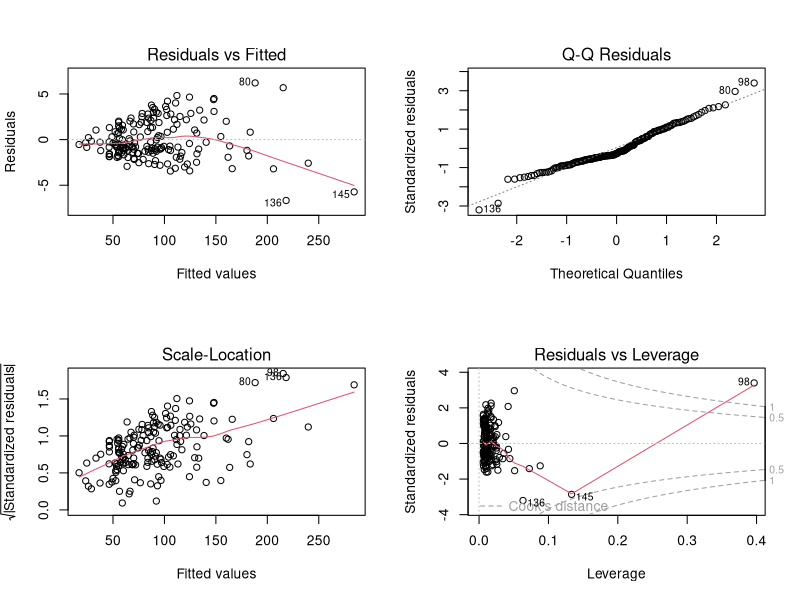
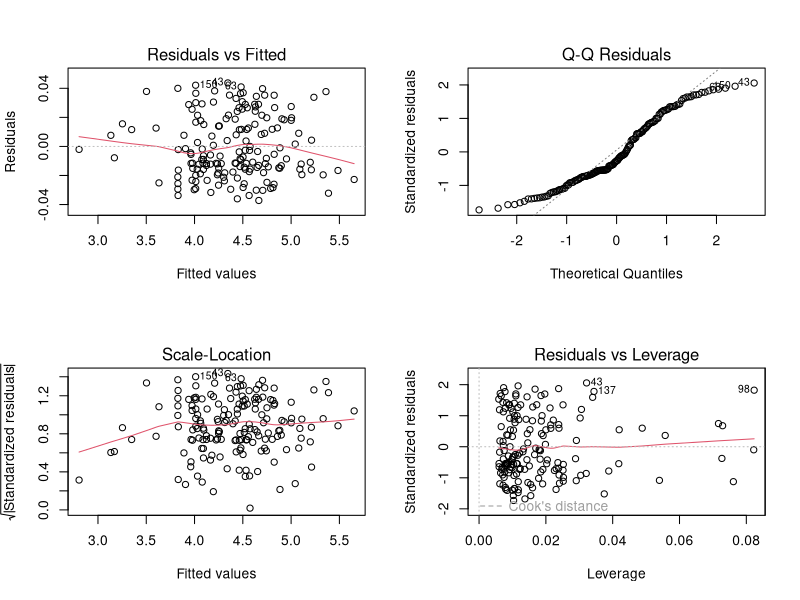
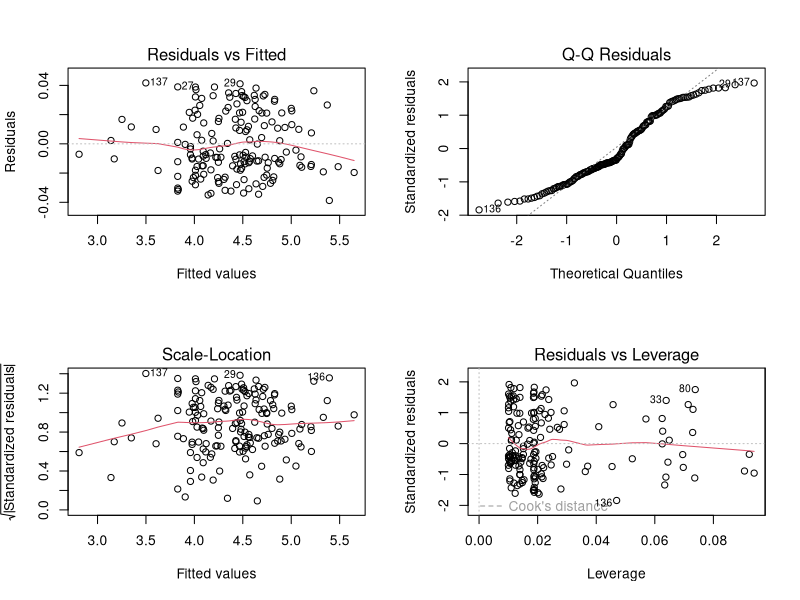
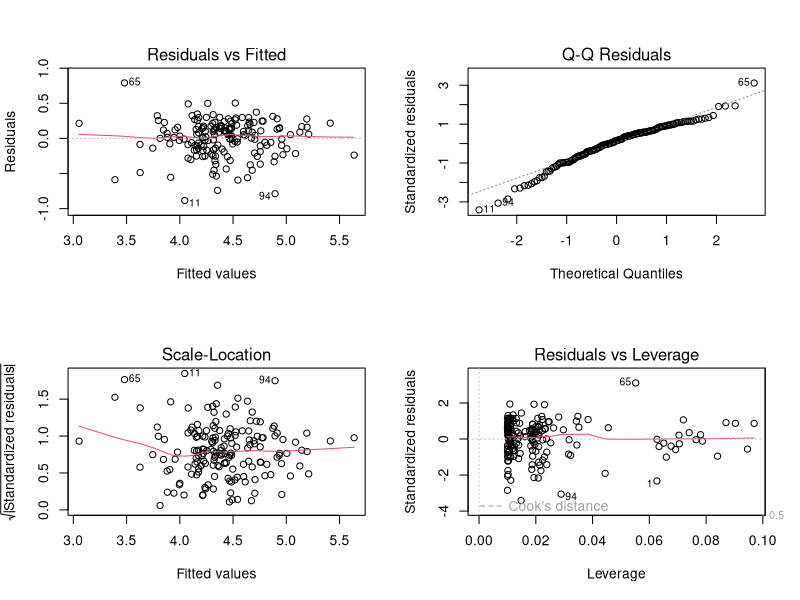

Here is the R script that generated these plots, in order:
## ---- chunk 1
knitr::opts_chunk$set(echo = TRUE)
## ---- chunk 2
## importing the dataset and omitting the missing values
datafile <- read.csv("../WiscNursingHome.csv")
datafile <- na.omit(datafile)

## dividing data from different years
data_2000 <- datafile[datafile$CRYEAR == 2000, ]
rownames(data_2000) <- 1:nrow(data_2000)
data_2001 <- datafile[datafile$CRYEAR == 2001, ]
rownames(data_2001) <- 1:nrow(data_2001)

datafile$ORGSTR <- as.factor(datafile$ORGSTR)
datafile$MSA <- as.factor(datafile$MSA)
## ---- chunk 3
data_2000$UTILIZATION_RATE <- data_2000$TPY / data_2000$NUMBED
summary(data_2000$UTILIZATION_RATE)

data_trunc <- data_2000[data_2000$UTILIZATION_RATE > 0.89 & data_2000$UTILIZATION_RATE < 0.96, ]
rownames(data_trunc) <- 1:nrow(data_trunc)
## ---- chunk 4
summary(lm(TPY ~ NUMBED + SQRFOOT, data = data_trunc))
## ---- chunk 5
par(mfrow = c(2, 2))
plot(lm(TPY ~ NUMBED + SQRFOOT, data = data_trunc))
## ---- chunk 6
summary(lm(log(TPY) ~ log(NUMBED) + log(SQRFOOT), data = data_trunc))
## ---- chunk 7
par(mfrow = c(2, 2))
plot(lm(log(TPY) ~ log(NUMBED) + log(SQRFOOT), data = data_trunc))
## ---- chunk 8
summary(lm(log(TPY) ~ log(NUMBED) + TAXEXEMPT + PRO, data = data_trunc))
## ---- chunk 9
anova(glm(log(TPY) ~ log(NUMBED) + TAXEXEMPT + PRO, data = data_trunc, family = gaussian),
      test = "Chisq")
## ---- chunk 10
par(mfrow = c(2, 2))
plot(lm(log(TPY) ~ log(NUMBED) + TAXEXEMPT + PRO, data = data_trunc))
## ---- chunk 11
fit.best.trunc <- lm(log(TPY) ~ log(SQRFOOT) + TAXEXEMPT + PRO, data = data_trunc)
summary(fit.best.trunc)
## ---- chunk 12
anova(fit.best.trunc, test = "Chisq")
## ---- chunk 13
par(mfrow = c(2, 2))
plot(fit.best.trunc)
